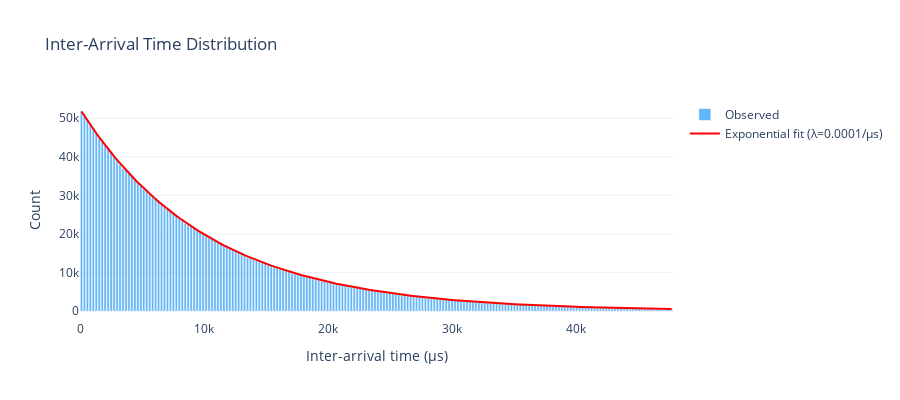

The code cell stored with this chart in its notebook:
### Markdown cell above
## Inter-Arrival Time Distribution

For a Poisson process, inter-arrival times should follow an exponential distribution.

### Code cell
ts = events["ts_ns"].astype(np.float64)
iat_ns = np.diff(ts)
iat_us = iat_ns / 1e3  # microseconds

# Fit exponential
mean_iat = np.mean(iat_us)
rate = 1.0 / mean_iat

# Histogram with exponential overlay
hist_vals, bin_edges = np.histogram(iat_us, bins=200, range=(0, np.percentile(iat_us, 99)))
bin_centers = (bin_edges[:-1] + bin_edges[1:]) / 2
bin_width = bin_edges[1] - bin_edges[0]

exp_fit = len(iat_us) * bin_width * rate * np.exp(-rate * bin_centers)

fig_iat = go.Figure()
fig_iat.add_trace(go.Bar(
    x=bin_centers, y=hist_vals, name="Observed",
    marker_color="#2196F3", opacity=0.7,
))
fig_iat.add_trace(go.Scatter(
    x=bin_centers, y=exp_fit, name=f"Exponential fit (λ={rate:.4f}/μs)",
    mode="lines", line=dict(color="red", width=2),
))
fig_iat.update_layout(
    title="Inter-Arrival Time Distribution",
    xaxis=dict(title="Inter-arrival time (μs)"),
    yaxis=dict(title="Count"),
    height=400,
    template="plotly_white",
)
fig_iat.show()

print(f"Mean IAT: {mean_iat:.2f} μs")
print(f"Median IAT: {np.median(iat_us):.2f} μs")
print(f"Event rate: {rate:.4f} events/μs = {rate * 1e6:.0f} events/s")

### Figure 1 — Plotly figure (JSON) as saved in the notebook; plotly's stock layout.template omitted (floating-point values rounded to 4 significant figures; data arrays with more than 128 entries replaced by an {"elided": "..."} marker saying what was removed)
{"data": [{"marker": {"color": "#2196F3"}, "name": "Observed", "opacity": 0.7, "type": "bar", "x": {"elided": "200 float values"}, "y": {"elided": "200 int values"}}, {"line": {"color": "red", "width": 2}, "mode": "lines", "name": "Exponential fit (λ=0.0001/μs)", "type": "scatter", "x": {"elided": "200 float values"}, "y": {"elided": "200 float values"}}], "layout": {"height": 400, "title": {"text": "Inter-Arrival Time Distribution"}, "xaxis": {"title": {"text": "Inter-arrival time (μs)"}}, "yaxis": {"title": {"text": "Count"}}}}
